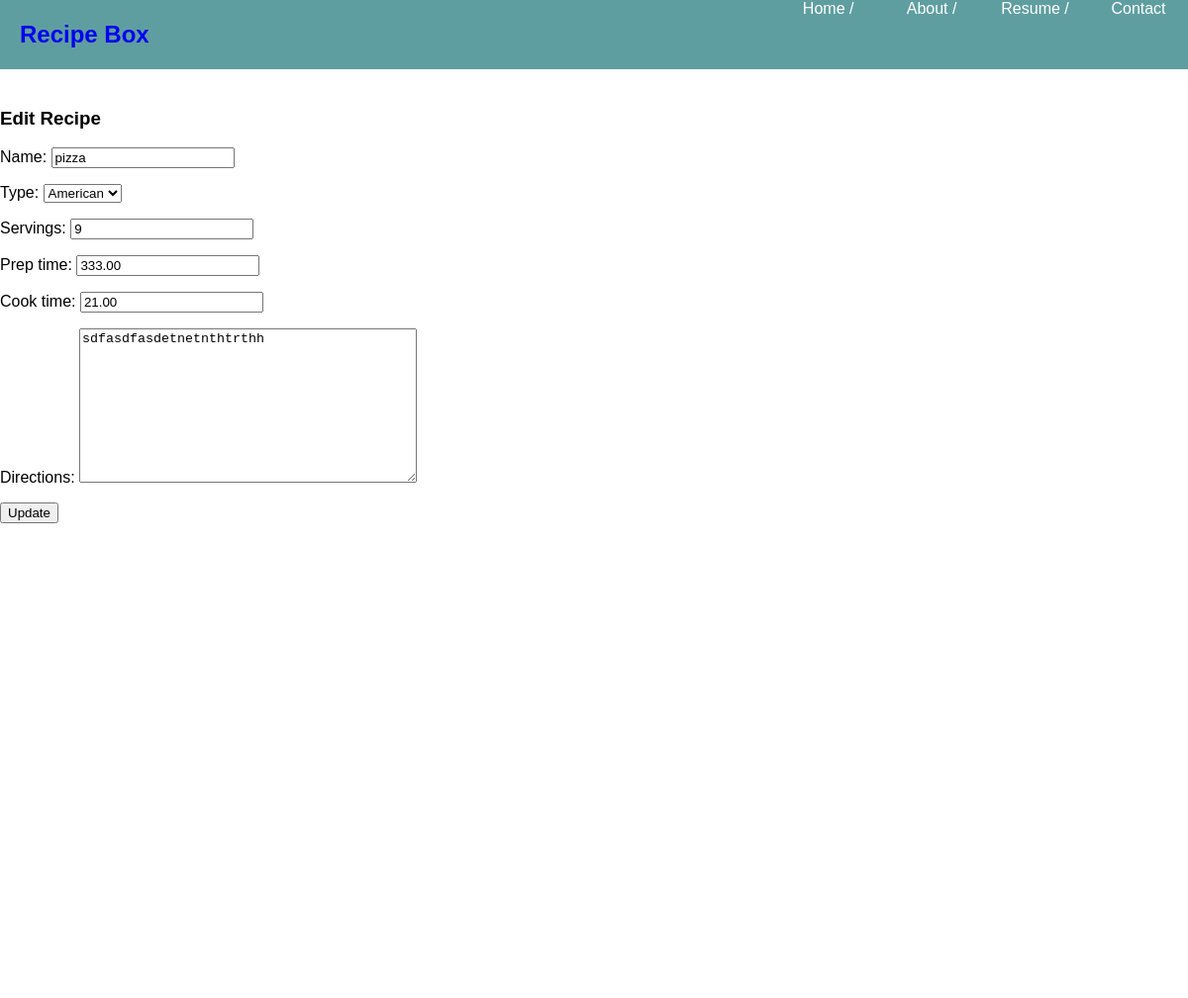
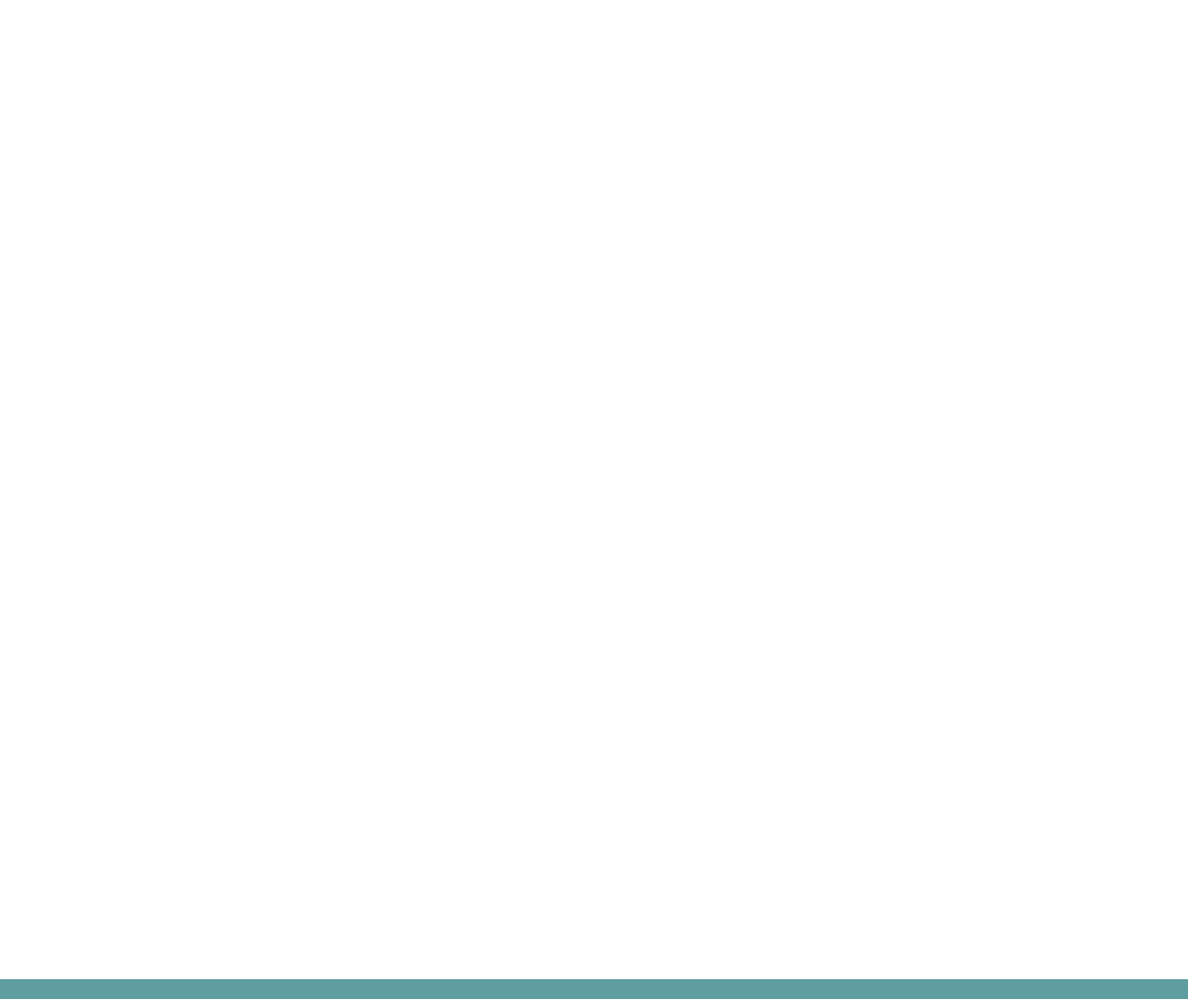
Page /recipe/4/edit/ on the committed database (2 pictures, top to bottom).
### recipe_store/models.py (models this page shows, shortened)
class Recipe(models.Model):
    ITALIAN = 'IT'
    ASIAN = 'AS'
    AMERICAN = 'AM'
    TYPE_CHOICES = [
        (ITALIAN, 'Italian'),
        (ASIAN, 'Asian'),
        (AMERICAN, 'American')
    ]
    name = models.CharField(max_length = 100)
    type = models.CharField(max_length = 20, choices = TYPE_CHOICES, default = AMERICAN)
    servings = models.IntegerField()
    prep_time = models.DecimalField(decimal_places=2, max_digits=5)
    cook_time = models.DecimalField(decimal_places=2, max_digits=5)
    ingredients = models.ManyToManyField(Ingredient, through='RecipeIngredient')
    directions = models.TextField()

### recipe_store/views.py (the view)
# urls.py: path('recipe/<int:pk>/edit/', RecipeUpdateView.as_view(), name='recipe_edit'),
class RecipeUpdateView(UpdateView):
    model = Recipe
    template_name = 'recipe_edit.html'
    fields = ['name', 'type', 'servings', 'prep_time', 'cook_time', 'directions']

### templates/recipe_edit.html
{% extends 'base.html' %}
{% block content %}
    <main>
        <h3>Edit Recipe</h3>
        <form action="" method="post">{% csrf_token %}
            {{ form.as_p }}
            <input type="submit" value="Update">
        </form>
    </main>
{% endblock content %}

### recipe_store/static/recipe_store/css/base.css (style rules this page uses)
body { margin: 0 auto; height: 2000px; font-family: Helvetica; }
main { top: 90px; height: auto; position: relative; }

### rows in the picture
Recipe: name "pizza", type "American", servings "9", prep_time "333.00", cook_time "21.00", directions "sdfasdfasdetnetnthtrthh"
